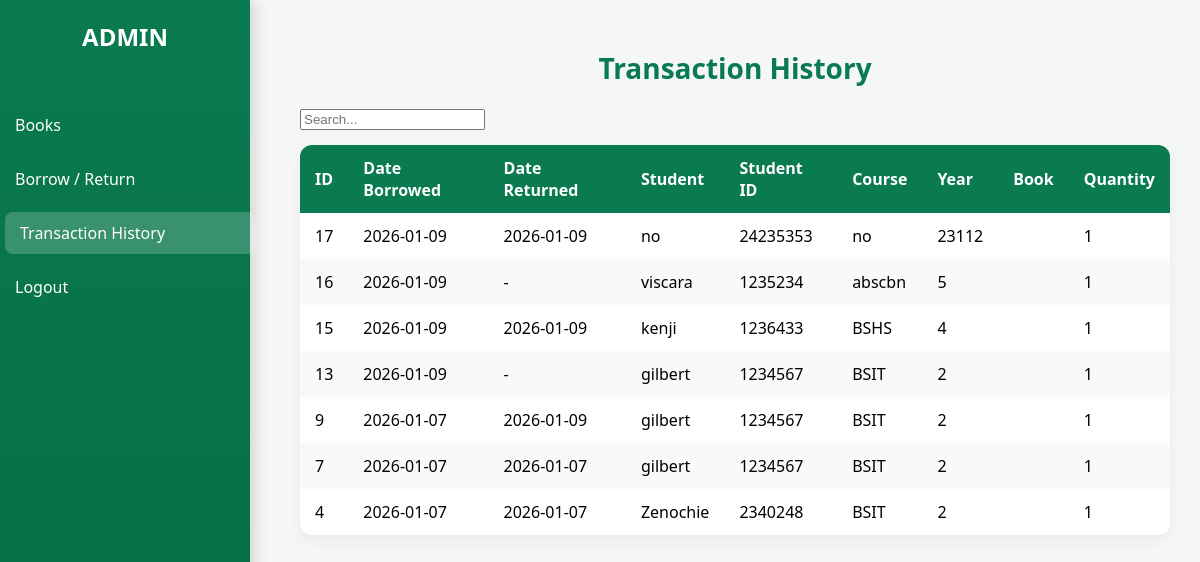
/pisti/Transaction.php (signed in), run on an earlier commit of the app's database.
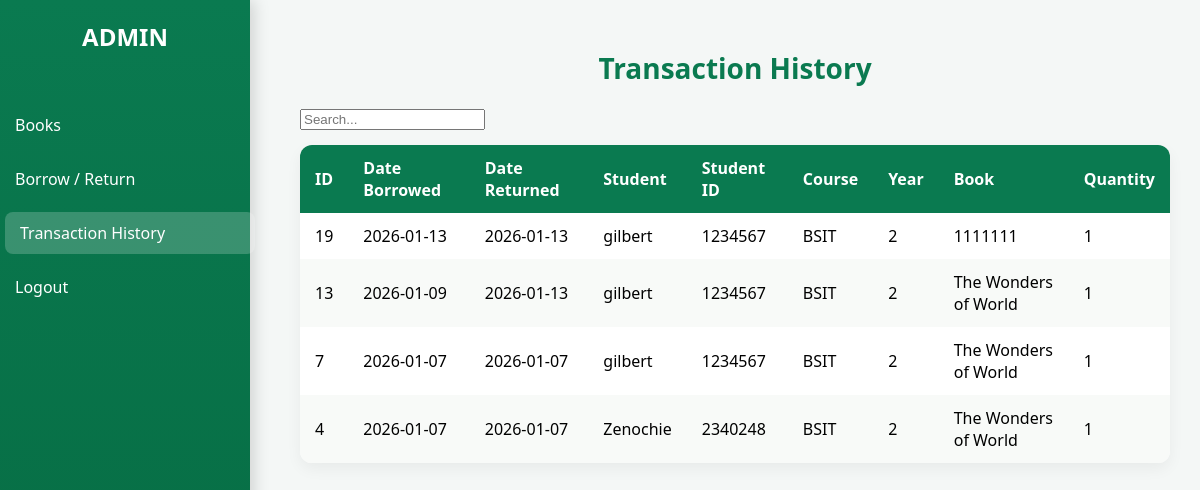
And on a later commit of the database.
### tables this page shows
CREATE TABLE `transactions` (
  `transaction_id` int(11) NOT NULL,
  `student_id` int(7) NOT NULL,
  `book_id` int(11) NOT NULL,
  `date_borrowed` date NOT NULL,
  `date_returned` date DEFAULT NULL,
  `quantity` int(11) DEFAULT 1
);

CREATE TABLE `students` (
  `student_id` int(7) NOT NULL,
  `student_name` varchar(255) NOT NULL,
  `course` varchar(100) NOT NULL,
  `phone_number` varchar(20) NOT NULL,
  `year` int(11) NOT NULL
);

CREATE TABLE `books` (
  `book_id` int(11) NOT NULL,
  `Title` varchar(255) NOT NULL,
  `category` varchar(100) NOT NULL,
  `status` enum('Available','Borrowed','Defective','Out of Stock') DEFAULT 'Available',
  `volume` int(11) NOT NULL,
  `available` int(11) DEFAULT 0,
  `borrowed` int(11) DEFAULT 0,
  `Author` varchar(255) NOT NULL,
  `Accession_Number` int(15) NOT NULL,
  `Masterlist` varchar(255) NOT NULL,
  `Book_Year` int(254) NOT NULL
);

### pisti/Transaction.php (the view, shortened to what this page needs)
<?php
include "db.php";
$sql = "
    SELECT t.transaction_id,
           t.date_borrowed,
           t.date_returned,
           t.quantity,
           s.student_name,
           s.student_id,
           s.course,
           s.year,
           b.Title
    FROM transactions t
    LEFT JOIN students s ON t.student_id = s.student_id
    LEFT JOIN books b ON t.book_id = b.book_id
    ORDER BY t.transaction_id DESC
";
$transactions = $conn->query($sql);
?>
<!DOCTYPE html>
<html>
<head>
    <link rel="stylesheet" href="style.css">
</head>
<body>
<aside class="sidebar">
    <h2>ADMIN</h2>
    <ul>
        <li><a href="index.php"> Books</a></li>
        <li><a href="borrow.php">Borrow / Return</a></li>
        <li><a href="Transaction.php" class="active"> Transaction History</a></li>
        <li><a href="logout.php"> Logout</a></li>
    </ul>
</aside>
<div class="main">
    <h1>Transaction History</h1>
    <input type="text" id="searchInput" placeholder="Search..." onkeyup="searchTable()">
    <table id="transactionTable">
        <thead>
            <tr>
                <th>ID</th>
                <th>Date Borrowed</th>
                <th>Date Returned</th>
                <th>Student</th>
                <th>Student ID</th>
                <th>Course</th>
                <th>Year</th>
                <th>Book</th>
                <th>Quantity</th>
            </tr>
        </thead>
        <tbody>
            <?php while($row = $transactions->fetch_assoc()): ?>
                <tr>
                    <td><?= htmlspecialchars($row['transaction_id']) ?></td>
                    <td><?= htmlspecialchars($row['date_borrowed']) ?></td>
                    <td><?= htmlspecialchars($row['date_returned'] ?? '-') ?></td>
                    <td><?= htmlspecialchars($row['student_name']) ?></td>
                    <td><?= htmlspecialchars($row['student_id']) ?></td>
                    <td><?= htmlspecialchars($row['course']) ?></td>
                    <td><?= htmlspecialchars($row['year']) ?></td>
                    <td><?= htmlspecialchars($row['Title']) ?></td>
                    <td><?= htmlspecialchars($row['quantity']) ?></td>
                </tr>
            <?php endwhile; ?>
        </tbody>
    </table>
</div>
</body>
</html>

### pisti/style.css (style rules this page uses)
body { font-family: "Segoe UI", Tahoma, Geneva, sans-serif; background-color: #f4f7f6; margin: 0; padding: 0; display: flex; min-height: 100vh; }
.sidebar { width: 250px; background: linear-gradient(180deg, #0a7a50, #066a41); color: #fff; display: flex; flex-direction: column; gap: 15px; box-shadow: 4px 0 15px rgba(0, 0, 0, 0.15); }
.sidebar h2 { text-align: center; font-size: 24px; margin-bottom: 20px; }
.sidebar ul { list-style: none; padding: 0; }
.sidebar ul li { margin-bottom: 12px; }
.sidebar ul li a { color: #fff; text-decoration: none; display: block; padding: 10px 15px; border-radius: 8px; transition: all 0.3s ease; }
.sidebar ul li a:hover, .sidebar ul li a.active { background: rgba(255, 255, 255, 0.2); transform: translateX(5px); }
.main { flex: 1; padding: 30px; max-width: 1000px; margin-left: 20px; }
.main h1 { font-size: 28px; margin-bottom: 20px; text-align: center; color: #0a7a50; }
table { width: 100%; border-collapse: collapse; margin-top: 15px; border-radius: 12px; overflow: hidden; box-shadow: 0 6px 15px rgba(0,0,0,0.05); background: #fff; }
table th, table td { padding: 12px 15px; text-align: left; }
table th { background: #0a7a50; color: #fff; font-weight: 600; }
table tr:nth-child(even) { background: #f8faf8; }

What changed in the data, as far as the page shows it:
removed transactions: transaction_id "17", date_borrowed "2026-01-09", date_returned "2026-01-09", student.student_name "no", student.student_id "24235353", student.course "no", student.year "23112", quantity "1"
removed transactions: transaction_id "16", date_borrowed "2026-01-09", date_returned "-", student.student_name "viscara", student.student_id "1235234", student.course "abscbn", student.year "5", quantity "1"
removed transactions: transaction_id "15", date_borrowed "2026-01-09", date_returned "2026-01-09", student.student_name "kenji", student.student_id "1236433", student.course "BSHS", student.year "4", quantity "1"
removed transactions: transaction_id "9", date_borrowed "2026-01-07", date_returned "2026-01-09", student.student_name "gilbert", student.student_id "1234567", student.course "BSIT", student.year "2", quantity "1"
added transactions: transaction_id "19", date_borrowed "2026-01-13", date_returned "2026-01-13", student.student_name "gilbert", student.student_id "1234567", student.course "BSIT", student.year "2", book.Title "1111111", quantity "1"
changed transactions id 13: date_returned "-" → "2026-01-13"; book.Title (not shown) → "The Wonders of World"
changed through a linked row, transactions id 7: book.Title (not shown) → "The Wonders of World"
changed through a linked row, transactions "Zenochie": book.Title (not shown) → "The Wonders of World"
